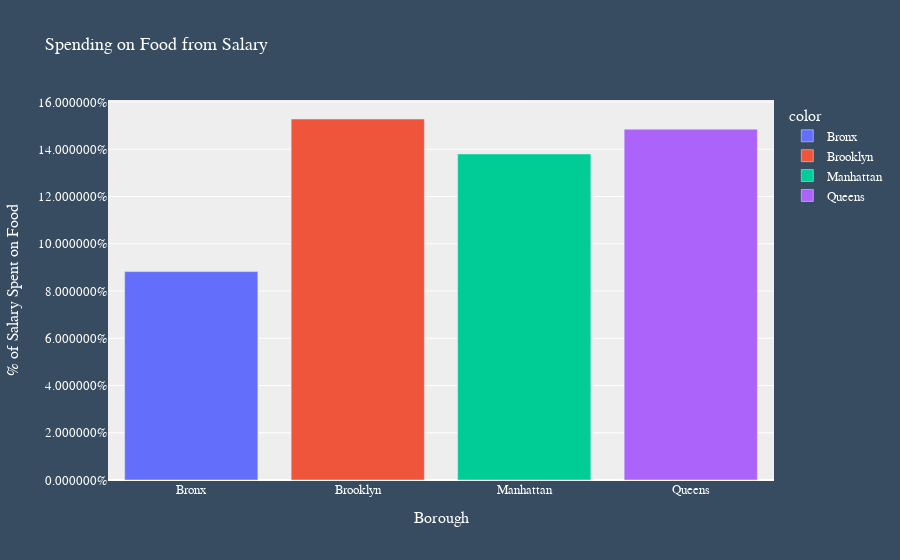

Write notebook code for a chart like this one.
### Code cell
# how much each person spends on food at restaurants divided by average salary
DAYS_IN_QUARTER = 91.25 # CONSTANT to indicate how many days are in each quarter
df['spending_per_diner'] = (df['Total Restaurant Revenue'] / ( df["Averages Diner's Per Night"] * DAYS_IN_QUARTER )) / df['Average Resident Salary'] 
spending_per_diner2 = df.groupby('Borough')['spending_per_diner'].mean().round(4)
spending_per_diner2

fig4 = px.bar(x=x, y=spending_per_diner2, labels={'x': 'Borough', 'y':'% of Salary Spent on Food'},
             color=x, title='Spending on Food from Salary')
layout(fig4, '%')

### Figure 1 — Plotly figure (JSON) as saved in the notebook; plotly's stock layout.template omitted (floating-point values rounded to 4 significant figures)
{"data": [{"alignmentgroup": "True", "hovertemplate": "color=Bronx<br>Borough=%{x}<br>% of Salary Spent on Food=%{y}<extra></extra>", "legendgroup": "Bronx", "marker": {"color": "#636efa"}, "name": "Bronx", "offsetgroup": "Bronx", "orientation": "v", "showlegend": true, "textposition": "auto", "type": "bar", "x": ["Bronx"], "xaxis": "x", "y": [0.0882], "yaxis": "y"}, {"alignmentgroup": "True", "hovertemplate": "color=Brooklyn<br>Borough=%{x}<br>% of Salary Spent on Food=%{y}<extra></extra>", "legendgroup": "Brooklyn", "marker": {"color": "#EF553B"}, "name": "Brooklyn", "offsetgroup": "Brooklyn", "orientation": "v", "showlegend": true, "textposition": "auto", "type": "bar", "x": ["Brooklyn"], "xaxis": "x", "y": [0.1528], "yaxis": "y"}, {"alignmentgroup": "True", "hovertemplate": "color=Manhattan<br>Borough=%{x}<br>% of Salary Spent on Food=%{y}<extra></extra>", "legendgroup": "Manhattan", "marker": {"color": "#00cc96"}, "name": "Manhattan", "offsetgroup": "Manhattan", "orientation": "v", "showlegend": true, "textposition": "auto", "type": "bar", "x": ["Manhattan"], "xaxis": "x", "y": [0.138], "yaxis": "y"}, {"alignmentgroup": "True", "hovertemplate": "color=Queens<br>Borough=%{x}<br>% of Salary Spent on Food=%{y}<extra></extra>", "legendgroup": "Queens", "marker": {"color": "#ab63fa"}, "name": "Queens", "offsetgroup": "Queens", "orientation": "v", "showlegend": true, "textposition": "auto", "type": "bar", "x": ["Queens"], "xaxis": "x", "y": [0.1485], "yaxis": "y"}], "layout": {"barmode": "relative", "font": {"color": "White", "family": "Verdana", "size": 13}, "legend": {"title": {"text": "color"}, "tracegroupgap": 0}, "paper_bgcolor": "#374C60", "plot_bgcolor": "#eee", "title": {"font": {"family": "Verdana"}, "text": "Spending on Food from Salary"}, "xaxis": {"anchor": "y", "domain": [0, 1], "title": {"text": "Borough"}}, "yaxis": {"anchor": "x", "domain": [0, 1], "tickformat": "%", "title": {"text": "% of Salary Spent on Food"}}}}
